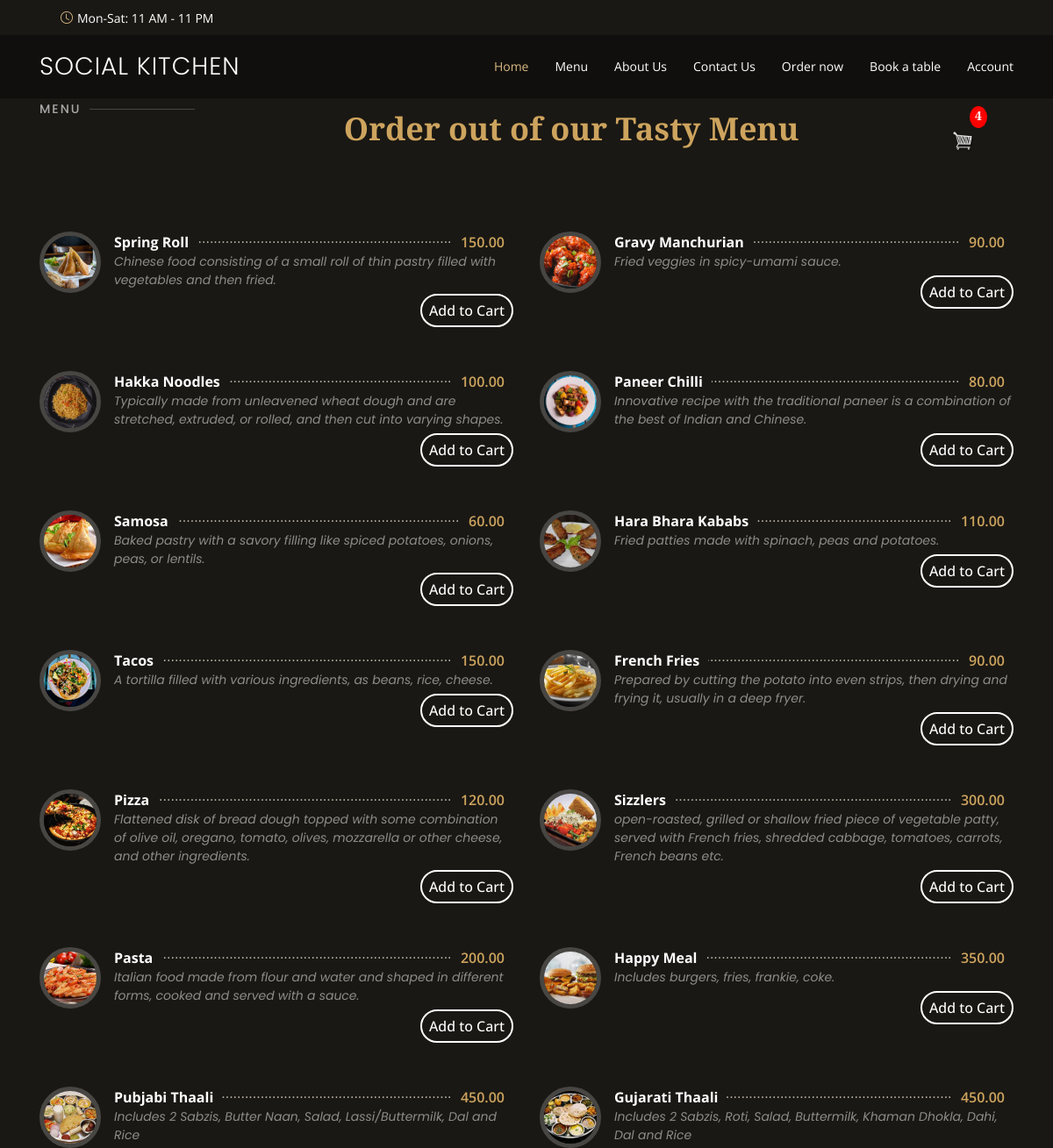
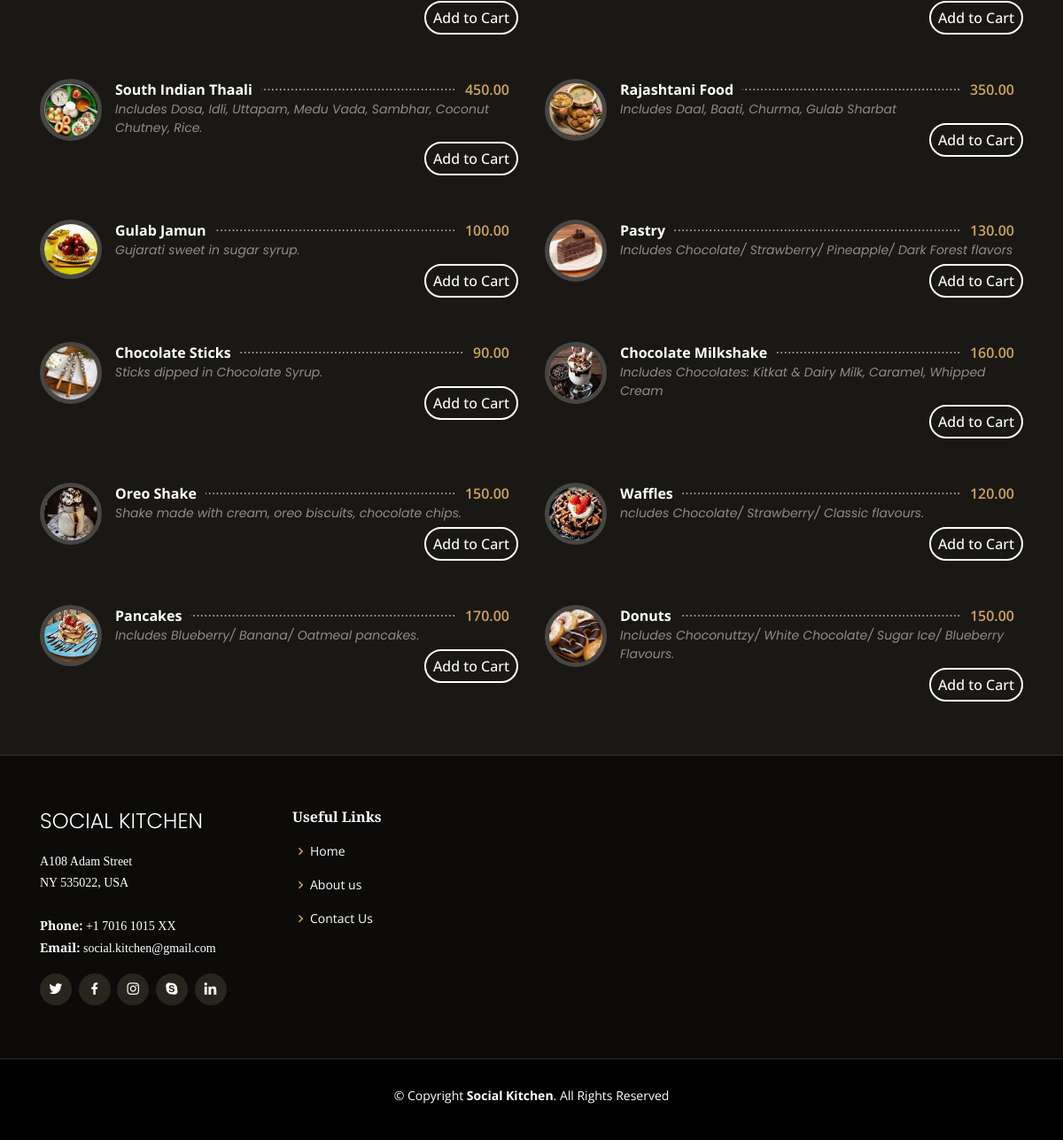
Page /OrderNow (signed in) on the committed database (2 pictures, top to bottom).
### Home/models.py (models this page shows, shortened)
class Dish(models.Model):
    name = models.CharField(max_length=100,null=True,blank=True)
    price = models.DecimalField(max_digits=25, decimal_places=2,null=True,blank=True)
    description = models.TextField(max_length=400,null=True,blank=True)
    category =models.ForeignKey(DishCategory, on_delete=models.CASCADE,null=True,blank=True)
    image = models.ImageField( null = True)

### Home/views.py (the view)
# urls.py: path('OrderNow',views.OrderNow,name = 'OrderNow'),
def OrderNow(request):
    if request.user.is_authenticated:
        customer = request.user.customer
        order , created = Order.objects.get_or_create(customer=customer)
        items = order.orderitem_set.all()
        cartItems = order.get_cart_items
    else:
        items=[]
        order = {'get_Cart_total' :0 }
        cartItems = order['get_Cart_total']
    Dishes = Dish.objects.all()
    context = {'Dishes':Dishes , 'cartItems': cartItems }
    return render (request,'ordernow.html', context )

### Home/models.py (called while the page is built)
    @property
    def get_cart_items(self):
        orderitems = self.orderitem_set.all()
        total = sum([item.quantity for item in orderitems])
        return total

### templates/ordernow.html (shortened to what this page needs)
{% extends 'main.html' %}
{% load static %}
{% block content %}
<link href="{% static 'css/ordernow.css' %}" rel="stylesheet">
<section id="menu" class="menu section-bg">
  <div class="container " >
    <div class="section-title d-flex justify-content-between">
      <h2>Menu</h2>
      <p>Order out of our Tasty Menu</p>
      <div class="form-inline my-2 my-lg-0 basket ">
        <a href="{% url 'Cart' %}">
          <p id="cart-total">{{cartItems}}</p>
          <img id="cart-icon" src="{% static 'img/cart.png' %}">
        </a>
      </div>
    </div>
    <div class="row menu-container" data-aos="fade-up" data-aos-delay="200">
      {% for Dish in Dishes %}
      <div class="col-lg-6 menu-item filter-starters">
        <img src="{{Dish.image.url}} " class="menu-img" alt="" />
        <div class="menu-content">
          <a href="#">{{Dish.name}}</a><span>{{Dish.price|floatformat:2}}</span>
        </div>
        <div class="menu-ingredients">
          {{Dish.description}}
        </div>
        <button data-Dish={{Dish.id}} data-action="add" class="btn btn-outline-secondary cart update-cart" name="update_button">
          Add to Cart
        </button>
      </div>
      {% endfor %}
</section>
{% endblock content %}

### static/css/styletest.css (style rules this page uses)
body { font-family: "Open Sans", sans-serif; background: #0c0b09; color: #fff; }
a { color: #cda45e; text-decoration: none; }
h1, h2, h3, h4, h5, h6 { font-family: "Playfair Display", serif; }
section { padding: 60px 0; overflow: hidden; }
.section-bg { background-color: #1a1814; }
.section-title { padding-bottom: 40px; padding-top:60px; }
.section-title h2 { font-size: 14px; font-weight: 500; padding: 0; line-height: 1px; margin: 0 0 5px 0; letter-spacing: 2px; text-transform: uppercase; color: #aaaaaa; font-family: "Poppins", sans-serif; }
.section-title h2::after { content: ""; width: 120px; height: 1px; display: inline-block; background: rgba(255, 255, 255, 0.2); margin: 4px 10px; }
.section-title p { margin: 0; margin: 0; font-size: 36px; font-weight: 700; font-family: "Playfair Display", serif; color: #cda45e; }
.menu .menu-item { margin-top: 50px; }
.menu .menu-img { width: 70px; border-radius: 50%; float: left; border: 5px solid rgba(255, 255, 255, 0.2); }
.menu .menu-content { margin-left: 85px; overflow: hidden; display: flex; justify-content: space-between; position: relative; }
.menu .menu-content::after { content: "......................................................................" "...................................................................." "...................................................................."; position: absolute; left: 20px; right: 0; top: -4px; z-index: 1; color: #bab3a6; font-family: Arial, "Helvetica Neue", Helvetica, sans-serif; }
.menu .menu-content a { padding-right: 10px; background: #1a1814; position: relative; z-index: 3; font-weight: 700; color: white; transition: 0.3s; }
.menu .menu-content span { background: #1a1814; position: relative; z-index: 3; padding: 0 10px; font-weight: 600; color: #cda45e; }
.menu .menu-ingredients { margin-left: 85px; font-style: italic; font-size: 14px; font-family: "Poppins", sans-serif; color: rgba(255, 255, 255, 0.5); }
#cart-icon { width:25px; display: inline-block; margin-left: 15px; }
#cart-total { display: block; text-align: center; color:#fff; background-color: red; width: 20px; height: 25px; border-radius: 50%; font-size: 14px; margin-left: 35px; }

### static/css/ordernow.css (style rules this page uses)
.cart { float: right; margin: 5px 0 0 5px; border: 2px solid #ffffff; color: white; background-color: #1a1814; border-radius: 20px; padding: 5px 8px; font-weight: 500; }
.basket { margin-right: 30px; }

### rows in the picture
Dish: image (picture), name "Spring Roll", price "150.00", description "Chinese food consisting of a small roll of thin pastry filled with vegetables and then fried."
Dish: image (picture), name "Gravy Manchurian", price "90.00", description "Fried veggies in spicy-umami sauce."
Dish: image (picture), name "Hakka Noodles", price "100.00", description "Typically made from unleavened wheat dough and are stretched, extruded, or rolled, and then cut into varying shapes."
Dish: image (picture), name "Paneer Chilli", price "80.00", description "Innovative recipe with the traditional paneer is a combination of the best of Indian and Chinese."
Dish: image (picture), name "Samosa", price "60.00", description "Baked pastry with a savory filling like spiced potatoes, onions, peas, or lentils."
Dish: image (picture), name "Hara Bhara Kababs", price "110.00", description "Fried patties made with spinach, peas and potatoes."
Dish: image (picture), name "Tacos", price "150.00", description "A tortilla filled with various ingredients, as beans, rice, cheese."
Dish: image (picture), name "French Fries", price "90.00", description "Prepared by cutting the potato into even strips, then drying and frying it, usually in a deep fryer."
Dish: image (picture), name "Pizza", price "120.00", description "Flattened disk of bread dough topped with some combination of olive oil, oregano, tomato, olives, mozzarella or other cheese, and other ingredients."
Dish: image (picture), name "Sizzlers", price "300.00", description "open-roasted, grilled or shallow fried piece of vegetable patty, served with French fries, shredded cabbage, tomatoes, carrots, French beans etc."
Dish: image (picture), name "Pasta", price "200.00", description "Italian food made from flour and water and shaped in different forms, cooked and served with a sauce."
Dish: image (picture), name "Happy Meal", price "350.00", description "Includes burgers, fries, frankie, coke."
Dish: image (picture), name "Pubjabi Thaali", price "450.00", description "Includes 2 Sabzis, Butter Naan, Salad, Lassi/Buttermilk, Dal and Rice"
Dish: image (picture), name "Gujarati Thaali", price "450.00", description "Includes 2 Sabzis, Roti, Salad, Buttermilk, Khaman Dhokla, Dahi, Dal and Rice"
Dish: image (picture), name "South Indian Thaali", price "450.00", description "Includes Dosa, Idli, Uttapam, Medu Vada, Sambhar, Coconut Chutney, Rice."
Dish: image (picture), name "Rajashtani Food", price "350.00", description "Includes Daal, Baati, Churma, Gulab Sharbat"
Dish: image (picture), name "Gulab Jamun", price "100.00", description "Gujarati sweet in sugar syrup."
Dish: image (picture), name "Pastry", price "130.00", description "Includes Chocolate/ Strawberry/ Pineapple/ Dark Forest flavors"
Dish: image (picture), name "Chocolate Sticks", price "90.00", description "Sticks dipped in Chocolate Syrup."
Dish: image (picture), name "Chocolate Milkshake", price "160.00", description "Includes Chocolates: Kitkat & Dairy Milk, Caramel, Whipped Cream"
Dish: image (picture), name "Oreo Shake", price "150.00", description "Shake made with cream, oreo biscuits, chocolate chips."
Dish: image (picture), name "Waffles", price "120.00", description "ncludes Chocolate/ Strawberry/ Classic flavours."
Dish: image (picture), name "Pancakes", price "170.00", description "Includes Blueberry/ Banana/ Oatmeal pancakes."
Dish: image (picture), name "Donuts", price "150.00", description "Includes Choconuttzy/ White Chocolate/ Sugar Ice/ Blueberry Flavours."

### other values in the picture
{{ cartItems }} "4"
